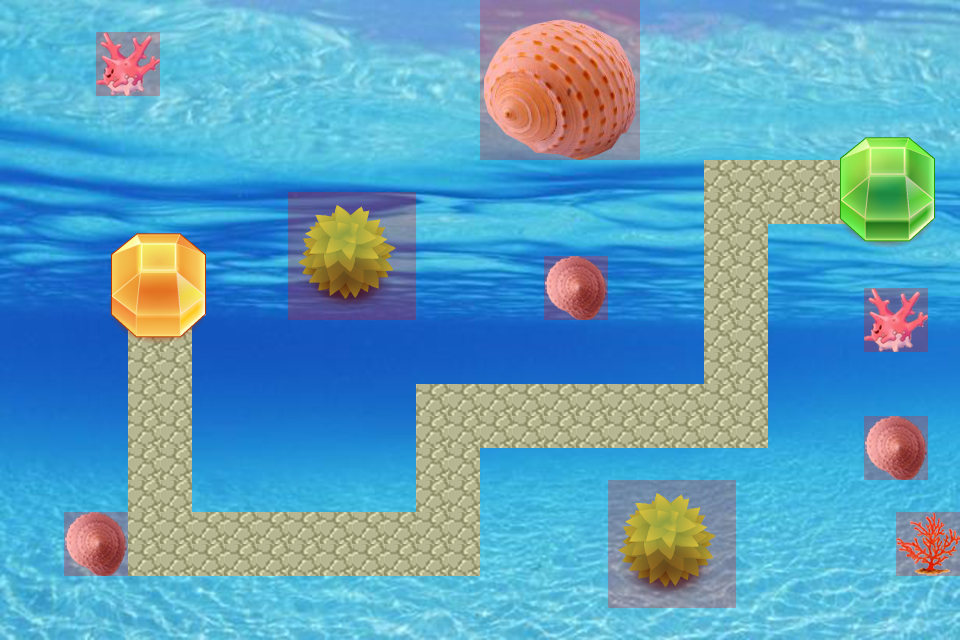

This game map was drawn from its Tiled (.tmx) file and the tilesets committed beside it. A one-line description and the trimmed map source follow:
An orthogonal 30x20 tile map with 32x32 px tiles, 4 tile layers (background, firstLayer, secondLayer, collidable), 3 tilesets and 2 objects (princess, monster).

<map version="1.0" orientation="orthogonal" width="30" height="20" tilewidth="32" tileheight="32">
 <tileset firstgid="1" name="blue" tilewidth="32" tileheight="32">
  <image source="blue.png" width="960" height="640" />
 </tileset>
 <tileset firstgid="601" name="levelResource" tilewidth="32" tileheight="32">
  <image source="levelResource.png" width="1280" height="640" />
 </tileset>
 <tileset firstgid="1401" name="collidablesTileSet" tilewidth="32" tileheight="32">
  <image source="collidablesTileSet.png" width="192" height="64" />
  <tile id="0">
   <properties>
    <property name="collidable" value="true" />
   </properties>
  </tile>
 </tileset>
 <layer name="background" width="30" height="20">
  <data>[600 cells, 600 non-empty, 600 distinct tile ids]</data>
 </layer>
 <layer name="firstLayer" width="30" height="20">
  <data>[600 cells, 80 non-empty, 1 distinct tile ids]</data>
 </layer>
 <layer name="secondLayer" width="30" height="20">
  <data>[600 cells, 113 non-empty, 85 distinct tile ids]</data>
 </layer>
 <layer name="collidable" width="30" height="20">
  <data>[600 cells, 83 non-empty, 3 distinct tile ids]</data>
 </layer>
 <objectgroup draworder="topdown" name="princessObject" width="30" height="20">
  <object name="princess" x="854" y="180" />
 </objectgroup>
 <objectgroup draworder="topdown" name="monsterObject" width="30" height="20">
  <object name="monster" x="159" y="316" />
 </objectgroup>
</map>
